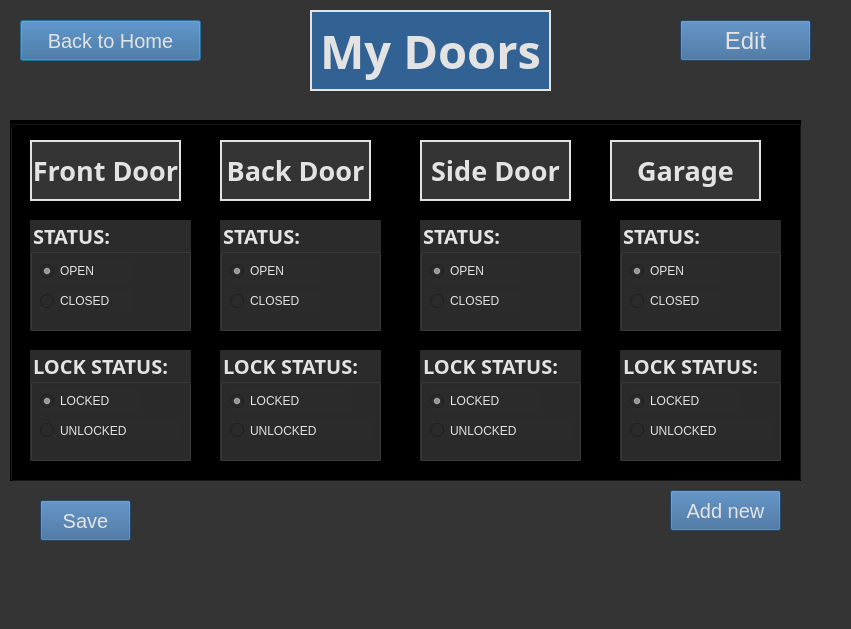
<?xml version="1.0" encoding="UTF-8"?>
<ui version="4.0">
 <class>DoorDialog</class>
 <widget class="QDialog" name="DoorDialog">
  <property name="geometry">
   <rect>
    <x>0</x>
    <y>0</y>
    <width>851</width>
    <height>629</height>
   </rect>
  </property>
  <property name="windowTitle">
   <string>Dialog</string>
  </property>
  <property name="styleSheet">
   <string notr="true">background-color: rgb(52, 52, 52);</string>
  </property>
  <widget class="QLabel" name="label">
   <property name="geometry">
    <rect>
     <x>310</x>
     <y>10</y>
     <width>241</width>
     <height>81</height>
    </rect>
   </property>
   <property name="font">
    <font>
     <family>Perpetua</family>
     <pointsize>35</pointsize>
     <bold>true</bold>
    </font>
   </property>
   <property name="styleSheet">
    <string notr="true">color: rgb(227, 227, 227);
background-color: rgb(49, 98, 147);
border-color: rgb(227, 227, 227);</string>
   </property>
   <property name="frameShape">
    <enum>QFrame::WinPanel</enum>
   </property>
   <property name="frameShadow">
    <enum>QFrame::Plain</enum>
   </property>
   <property name="text">
    <string>My Doors</string>
   </property>
   <property name="alignment">
    <set>Qt::AlignCenter</set>
   </property>
  </widget>
  <widget class="QLabel" name="label_2">
   <property name="geometry">
    <rect>
     <x>30</x>
     <y>140</y>
     <width>151</width>
     <height>61</height>
    </rect>
   </property>
   <property name="font">
    <font>
     <family>Perpetua</family>
     <pointsize>20</pointsize>
     <bold>true</bold>
    </font>
   </property>
   <property name="styleSheet">
    <string notr="true">color: rgb(227, 227, 227);
border-color: rgb(227, 227, 227);
background-color: rgb(52, 52, 52);</string>
   </property>
   <property name="frameShape">
    <enum>QFrame::WinPanel</enum>
   </property>
   <property name="text">
    <string>Front Door</string>
   </property>
   <property name="alignment">
    <set>Qt::AlignCenter</set>
   </property>
  </widget>
  <widget class="QPushButton" name="pushButton_BackHome">
   <property name="geometry">
    <rect>
     <x>20</x>
     <y>20</y>
     <width>181</width>
     <height>41</height>
    </rect>
   </property>
   <property name="font">
    <font>
     <pointsize>15</pointsize>
    </font>
   </property>
   <property name="cursor">
    <cursorShape>PointingHandCursor</cursorShape>
   </property>
   <property name="styleSheet">
    <string notr="true">color: rgb(227, 227, 227);
background-color: rgb(49, 98, 147);
border-color: rgb(227, 227, 227);</string>
   </property>
   <property name="text">
    <string>Back to Home</string>
   </property>
  </widget>
  <widget class="QGroupBox" name="groupBox_3">
   <property name="geometry">
    <rect>
     <x>30</x>
     <y>220</y>
     <width>161</width>
     <height>111</height>
    </rect>
   </property>
   <property name="font">
    <font>
     <family>Perpetua</family>
     <pointsize>15</pointsize>
     <bold>true</bold>
    </font>
   </property>
   <property name="styleSheet">
    <string notr="true">background-color: rgb(43, 43, 43);
color: rgb(227, 227, 227);</string>
   </property>
   <property name="title">
    <string>STATUS:</string>
   </property>
   <widget class="QRadioButton" name="FrontD_OPEN">
    <property name="geometry">
     <rect>
      <x>10</x>
      <y>40</y>
      <width>91</width>
      <height>22</height>
     </rect>
    </property>
    <property name="cursor">
     <cursorShape>PointingHandCursor</cursorShape>
    </property>
    <property name="text">
     <string>OPEN</string>
    </property>
    <property name="checked">
     <bool>true</bool>
    </property>
   </widget>
   <widget class="QRadioButton" name="FrontD_CLOSED">
    <property name="geometry">
     <rect>
      <x>10</x>
      <y>70</y>
      <width>91</width>
      <height>22</height>
     </rect>
    </property>
    <property name="cursor">
     <cursorShape>PointingHandCursor</cursorShape>
    </property>
    <property name="text">
     <string>CLOSED</string>
    </property>
   </widget>
  </widget>
  <widget class="QGroupBox" name="groupBox_4">
   <property name="geometry">
    <rect>
     <x>30</x>
     <y>350</y>
     <width>161</width>
     <height>111</height>
    </rect>
   </property>
   <property name="font">
    <font>
     <family>Perpetua</family>
     <pointsize>15</pointsize>
     <bold>true</bold>
    </font>
   </property>
   <property name="styleSheet">
    <string notr="true">background-color: rgb(43, 43, 43);
color: rgb(227, 227, 227);</string>
   </property>
   <property name="title">
    <string>LOCK STATUS:</string>
   </property>
   <widget class="QRadioButton" name="radioButton_LockFrontDoor">
    <property name="geometry">
     <rect>
      <x>10</x>
      <y>40</y>
      <width>101</width>
      <height>22</height>
     </rect>
    </property>
    <property name="text">
     <string>LOCKED</string>
    </property>
    <property name="checked">
     <bool>true</bool>
    </property>
   </widget>
   <widget class="QRadioButton" name="radioButton_UnlockFrontDoor">
    <property name="geometry">
     <rect>
      <x>10</x>
      <y>70</y>
      <width>141</width>
      <height>21</height>
     </rect>
    </property>
    <property name="text">
     <string>UNLOCKED</string>
    </property>
   </widget>
  </widget>
  <widget class="QLabel" name="label_3">
   <property name="geometry">
    <rect>
     <x>220</x>
     <y>140</y>
     <width>151</width>
     <height>61</height>
    </rect>
   </property>
   <property name="font">
    <font>
     <family>Perpetua</family>
     <pointsize>20</pointsize>
     <bold>true</bold>
    </font>
   </property>
   <property name="styleSheet">
    <string notr="true">color: rgb(227, 227, 227);
border-color: rgb(227, 227, 227);
background-color: rgb(52, 52, 52);</string>
   </property>
   <property name="frameShape">
    <enum>QFrame::WinPanel</enum>
   </property>
   <property name="text">
    <string>Back Door</string>
   </property>
   <property name="alignment">
    <set>Qt::AlignCenter</set>
   </property>
  </widget>
  <widget class="QGroupBox" name="groupBox_5">
   <property name="geometry">
    <rect>
     <x>220</x>
     <y>220</y>
     <width>161</width>
     <height>111</height>
    </rect>
   </property>
   <property name="font">
    <font>
     <family>Perpetua</family>
     <pointsize>15</pointsize>
     <bold>true</bold>
    </font>
   </property>
   <property name="styleSheet">
    <string notr="true">background-color: rgb(43, 43, 43);
color: rgb(227, 227, 227);</string>
   </property>
   <property name="title">
    <string>STATUS:</string>
   </property>
   <widget class="QRadioButton" name="BackD_Open">
    <property name="geometry">
     <rect>
      <x>10</x>
      <y>40</y>
      <width>91</width>
      <height>22</height>
     </rect>
    </property>
    <property name="cursor">
     <cursorShape>PointingHandCursor</cursorShape>
    </property>
    <property name="text">
     <string>OPEN</string>
    </property>
    <property name="checked">
     <bool>true</bool>
    </property>
   </widget>
   <widget class="QRadioButton" name="BackD_Closed">
    <property name="geometry">
     <rect>
      <x>10</x>
      <y>70</y>
      <width>91</width>
      <height>22</height>
     </rect>
    </property>
    <property name="cursor">
     <cursorShape>PointingHandCursor</cursorShape>
    </property>
    <property name="text">
     <string>CLOSED</string>
    </property>
   </widget>
  </widget>
  <widget class="QGroupBox" name="groupBox_6">
   <property name="geometry">
    <rect>
     <x>220</x>
     <y>350</y>
     <width>161</width>
     <height>111</height>
    </rect>
   </property>
   <property name="font">
    <font>
     <family>Perpetua</family>
     <pointsize>15</pointsize>
     <bold>true</bold>
    </font>
   </property>
   <property name="styleSheet">
    <string notr="true">background-color: rgb(43, 43, 43);
color: rgb(227, 227, 227);</string>
   </property>
   <property name="title">
    <string>LOCK STATUS:</string>
   </property>
   <widget class="QRadioButton" name="radioButton_LockBackDoor">
    <property name="geometry">
     <rect>
      <x>10</x>
      <y>40</y>
      <width>121</width>
      <height>22</height>
     </rect>
    </property>
    <property name="text">
     <string>LOCKED</string>
    </property>
    <property name="checked">
     <bool>true</bool>
    </property>
   </widget>
   <widget class="QRadioButton" name="radioButton_UnlockBackDoor">
    <property name="geometry">
     <rect>
      <x>10</x>
      <y>70</y>
      <width>141</width>
      <height>21</height>
     </rect>
    </property>
    <property name="text">
     <string>UNLOCKED</string>
    </property>
   </widget>
  </widget>
  <widget class="QGroupBox" name="groupBox_7">
   <property name="geometry">
    <rect>
     <x>420</x>
     <y>220</y>
     <width>161</width>
     <height>111</height>
    </rect>
   </property>
   <property name="font">
    <font>
     <family>Perpetua</family>
     <pointsize>15</pointsize>
     <bold>true</bold>
    </font>
   </property>
   <property name="styleSheet">
    <string notr="true">background-color: rgb(43, 43, 43);
color: rgb(227, 227, 227);</string>
   </property>
   <property name="title">
    <string>STATUS:</string>
   </property>
   <widget class="QRadioButton" name="SideD_Open">
    <property name="geometry">
     <rect>
      <x>10</x>
      <y>40</y>
      <width>91</width>
      <height>22</height>
     </rect>
    </property>
    <property name="cursor">
     <cursorShape>PointingHandCursor</cursorShape>
    </property>
    <property name="text">
     <string>OPEN</string>
    </property>
    <property name="checked">
     <bool>true</bool>
    </property>
   </widget>
   <widget class="QRadioButton" name="SideD_Close">
    <property name="geometry">
     <rect>
      <x>10</x>
      <y>70</y>
      <width>91</width>
      <height>22</height>
     </rect>
    </property>
    <property name="cursor">
     <cursorShape>PointingHandCursor</cursorShape>
    </property>
    <property name="text">
     <string>CLOSED</string>
    </property>
   </widget>
  </widget>
  <widget class="QLabel" name="label_4">
   <property name="geometry">
    <rect>
     <x>420</x>
     <y>140</y>
     <width>151</width>
     <height>61</height>
    </rect>
   </property>
   <property name="font">
    <font>
     <family>Perpetua</family>
     <pointsize>20</pointsize>
     <bold>true</bold>
    </font>
   </property>
   <property name="styleSheet">
    <string notr="true">color: rgb(227, 227, 227);
border-color: rgb(227, 227, 227);
background-color: rgb(52, 52, 52);
</string>
   </property>
   <property name="frameShape">
    <enum>QFrame::WinPanel</enum>
   </property>
   <property name="text">
    <string>Side Door</string>
   </property>
   <property name="alignment">
    <set>Qt::AlignCenter</set>
   </property>
  </widget>
  <widget class="QGroupBox" name="groupBox_8">
   <property name="geometry">
    <rect>
     <x>420</x>
     <y>350</y>
     <width>161</width>
     <height>111</height>
    </rect>
   </property>
   <property name="font">
    <font>
     <family>Perpetua</family>
     <pointsize>15</pointsize>
     <bold>true</bold>
    </font>
   </property>
   <property name="styleSheet">
    <string notr="true">background-color: rgb(43, 43, 43);
color: rgb(227, 227, 227);</string>
   </property>
   <property name="title">
    <string>LOCK STATUS:</string>
   </property>
   <widget class="QRadioButton" name="radioButton_LockSideDoor">
    <property name="geometry">
     <rect>
      <x>10</x>
      <y>40</y>
      <width>111</width>
      <height>22</height>
     </rect>
    </property>
    <property name="text">
     <string>LOCKED</string>
    </property>
    <property name="checked">
     <bool>true</bool>
    </property>
   </widget>
   <widget class="QRadioButton" name="radioButton_UnlockSideDoor">
    <property name="geometry">
     <rect>
      <x>10</x>
      <y>70</y>
      <width>141</width>
      <height>21</height>
     </rect>
    </property>
    <property name="text">
     <string>UNLOCKED</string>
    </property>
   </widget>
  </widget>
  <widget class="QGroupBox" name="groupBox_9">
   <property name="geometry">
    <rect>
     <x>620</x>
     <y>220</y>
     <width>161</width>
     <height>111</height>
    </rect>
   </property>
   <property name="font">
    <font>
     <family>Perpetua</family>
     <pointsize>15</pointsize>
     <bold>true</bold>
    </font>
   </property>
   <property name="styleSheet">
    <string notr="true">background-color: rgb(43, 43, 43);
color: rgb(227, 227, 227);</string>
   </property>
   <property name="title">
    <string>STATUS:</string>
   </property>
   <widget class="QRadioButton" name="GarD_Open">
    <property name="geometry">
     <rect>
      <x>10</x>
      <y>40</y>
      <width>91</width>
      <height>22</height>
     </rect>
    </property>
    <property name="cursor">
     <cursorShape>PointingHandCursor</cursorShape>
    </property>
    <property name="text">
     <string>OPEN</string>
    </property>
    <property name="checked">
     <bool>true</bool>
    </property>
   </widget>
   <widget class="QRadioButton" name="GarD_Close">
    <property name="geometry">
     <rect>
      <x>10</x>
      <y>70</y>
      <width>91</width>
      <height>22</height>
     </rect>
    </property>
    <property name="cursor">
     <cursorShape>PointingHandCursor</cursorShape>
    </property>
    <property name="text">
     <string>CLOSED</string>
    </property>
   </widget>
  </widget>
  <widget class="QGroupBox" name="groupBox_10">
   <property name="geometry">
    <rect>
     <x>620</x>
     <y>350</y>
     <width>161</width>
     <height>111</height>
    </rect>
   </property>
   <property name="font">
    <font>
     <family>Perpetua</family>
     <pointsize>15</pointsize>
     <bold>true</bold>
    </font>
   </property>
   <property name="styleSheet">
    <string notr="true">background-color: rgb(43, 43, 43);
color: rgb(227, 227, 227);</string>
   </property>
   <property name="title">
    <string>LOCK STATUS:</string>
   </property>
   <widget class="QRadioButton" name="radioButton_LockGarage">
    <property name="geometry">
     <rect>
      <x>10</x>
      <y>40</y>
      <width>111</width>
      <height>22</height>
     </rect>
    </property>
    <property name="text">
     <string>LOCKED</string>
    </property>
    <property name="checked">
     <bool>true</bool>
    </property>
   </widget>
   <widget class="QRadioButton" name="radioButton_UnlockGarage">
    <property name="geometry">
     <rect>
      <x>10</x>
      <y>70</y>
      <width>141</width>
      <height>21</height>
     </rect>
    </property>
    <property name="text">
     <string>UNLOCKED</string>
    </property>
   </widget>
  </widget>
  <widget class="QLabel" name="label_5">
   <property name="geometry">
    <rect>
     <x>610</x>
     <y>140</y>
     <width>151</width>
     <height>61</height>
    </rect>
   </property>
   <property name="font">
    <font>
     <family>Perpetua</family>
     <pointsize>20</pointsize>
     <bold>true</bold>
    </font>
   </property>
   <property name="styleSheet">
    <string notr="true">color: rgb(227, 227, 227);
border-color: rgb(227, 227, 227);
background-color: rgb(52, 52, 52);</string>
   </property>
   <property name="frameShape">
    <enum>QFrame::WinPanel</enum>
   </property>
   <property name="text">
    <string>Garage</string>
   </property>
   <property name="alignment">
    <set>Qt::AlignCenter</set>
   </property>
  </widget>
  <widget class="QPushButton" name="pushButton">
   <property name="geometry">
    <rect>
     <x>670</x>
     <y>490</y>
     <width>111</width>
     <height>41</height>
    </rect>
   </property>
   <property name="font">
    <font>
     <pointsize>15</pointsize>
    </font>
   </property>
   <property name="cursor">
    <cursorShape>ForbiddenCursor</cursorShape>
   </property>
   <property name="styleSheet">
    <string notr="true">color: rgb(227, 227, 227);
background-color: rgb(49, 98, 147);
border-color: rgb(227, 227, 227);</string>
   </property>
   <property name="text">
    <string>Add new</string>
   </property>
  </widget>
  <widget class="QPushButton" name="pushButton_Save">
   <property name="geometry">
    <rect>
     <x>40</x>
     <y>500</y>
     <width>91</width>
     <height>41</height>
    </rect>
   </property>
   <property name="font">
    <font>
     <pointsize>15</pointsize>
    </font>
   </property>
   <property name="cursor">
    <cursorShape>PointingHandCursor</cursorShape>
   </property>
   <property name="styleSheet">
    <string notr="true">color: rgb(227, 227, 227);
background-color: rgb(49, 98, 147);
border-color: rgb(227, 227, 227);</string>
   </property>
   <property name="text">
    <string>Save</string>
   </property>
  </widget>
  <widget class="QPushButton" name="Edit">
   <property name="geometry">
    <rect>
     <x>680</x>
     <y>20</y>
     <width>131</width>
     <height>41</height>
    </rect>
   </property>
   <property name="font">
    <font>
     <pointsize>18</pointsize>
    </font>
   </property>
   <property name="cursor">
    <cursorShape>PointingHandCursor</cursorShape>
   </property>
   <property name="styleSheet">
    <string notr="true">color: rgb(227, 227, 227);
background-color: rgb(49, 98, 147);
border-color: rgb(227, 227, 227);</string>
   </property>
   <property name="text">
    <string>Edit</string>
   </property>
  </widget>
  <widget class="QGroupBox" name="groupBox">
   <property name="geometry">
    <rect>
     <x>10</x>
     <y>120</y>
     <width>791</width>
     <height>361</height>
    </rect>
   </property>
   <property name="styleSheet">
    <string notr="true">background-color: rgb(0, 0, 0);</string>
   </property>
   <property name="title">
    <string/>
   </property>
  </widget>
  <zorder>groupBox</zorder>
  <zorder>label</zorder>
  <zorder>pushButton_BackHome</zorder>
  <zorder>pushButton</zorder>
  <zorder>pushButton_Save</zorder>
  <zorder>Edit</zorder>
  <zorder>label_4</zorder>
  <zorder>groupBox_9</zorder>
  <zorder>label_5</zorder>
  <zorder>groupBox_8</zorder>
  <zorder>groupBox_3</zorder>
  <zorder>groupBox_5</zorder>
  <zorder>label_2</zorder>
  <zorder>groupBox_6</zorder>
  <zorder>groupBox_4</zorder>
  <zorder>groupBox_10</zorder>
  <zorder>groupBox_7</zorder>
  <zorder>label_3</zorder>
 </widget>
 <resources/>
 <connections/>
</ui>
